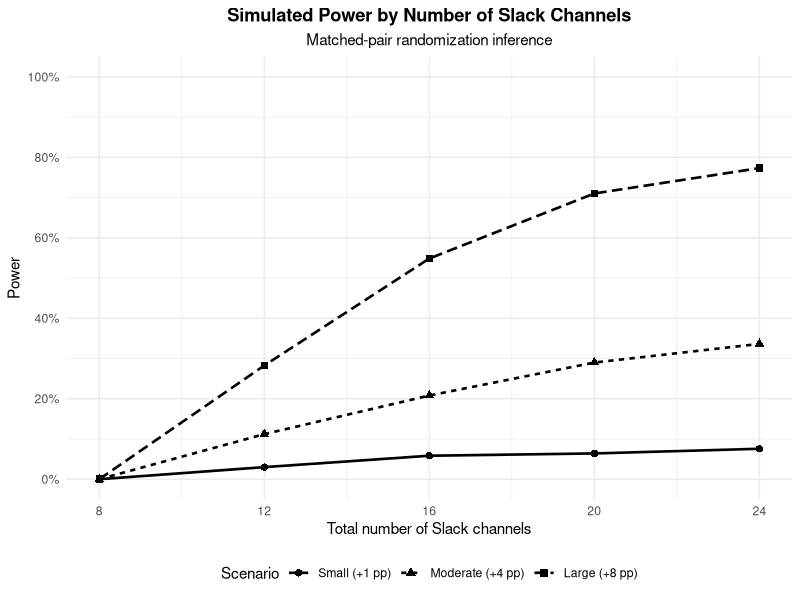

Here is the R script that generated this plot:
## ---- chunk 1
knitr::opts_chunk$set(
  echo = FALSE,
  message = FALSE,
  warning = FALSE
)

library(tidyverse)
library(knitr)
library(kableExtra)
## ---- chunk 2
channel_sizes <- tribble(
  ~year, ~term,     ~mids, ~mics,
   2026, "Fall",       41,    22,
   2026, "Summer",     34,    10,
   2026, "Spring",     67,    32,
   2025, "Fall",       95,    44,
   2025, "Summer",     59,    13,
   2025, "Spring",     51,    30,
   2024, "Fall",       77,    27,
   2024, "Summer",     38,    22,
   2024, "Spring",     66,    41,
   2023, "Fall",      145,    48,
   2023, "Summer",     53,    12,
   2023, "Spring",     83,    17
)

channel_sizes <- channel_sizes %>%
  mutate(
    mids = mids - 2,
    mics = mics - 2,
    cohort_age_terms = row_number()
  )

cohort_labels <- paste(channel_sizes$term, channel_sizes$year)

pair_template <- tibble(
  pair_within_program = 1:6,
  cohort_1 = cohort_labels[c(1, 3, 5, 7, 9, 11)],
  cohort_2 = cohort_labels[c(2, 4, 6, 8, 10, 12)]
)

mids_pairs <- pair_template %>%
  mutate(
    program = "MIDS",
    n_1 = channel_sizes$mids[c(1, 3, 5, 7, 9, 11)],
    n_2 = channel_sizes$mids[c(2, 4, 6, 8, 10, 12)],
    age_1 = channel_sizes$cohort_age_terms[c(1, 3, 5, 7, 9, 11)],
    age_2 = channel_sizes$cohort_age_terms[c(2, 4, 6, 8, 10, 12)]
  )

mics_pairs <- pair_template %>%
  mutate(
    program = "MICS",
    n_1 = channel_sizes$mics[c(1, 3, 5, 7, 9, 11)],
    n_2 = channel_sizes$mics[c(2, 4, 6, 8, 10, 12)],
    age_1 = channel_sizes$cohort_age_terms[c(1, 3, 5, 7, 9, 11)],
    age_2 = channel_sizes$cohort_age_terms[c(2, 4, 6, 8, 10, 12)]
  )

pair_data <- bind_rows(mids_pairs, mics_pairs) %>%
  mutate(
    program = factor(program, levels = c("MIDS", "MICS"))
  ) %>%
  arrange(program, pair_within_program)
## ---- chunk 3
channel_roster_table <- bind_rows(
  pair_data %>%
    transmute(
      Program = program,
      Pair = pair_within_program,
      Cohort = cohort_1,
      `Cohort age (terms)` = age_1,
      `Estimated Eligible Members` = n_1
    ),
  pair_data %>%
    transmute(
      Program = program,
      Pair = pair_within_program,
      Cohort = cohort_2,
      `Cohort age (terms)` = age_2,
      `Estimated Eligible Members` = n_2
    )
) %>%
  mutate(
    `Channel ID` = if_else(
      Program == "MIDS",
      `Cohort age (terms)`,
      `Cohort age (terms)` + 12
    )
  ) %>%
  arrange(`Channel ID`) %>%
  select(
    `Channel ID`,
    Program,
    Pair,
    Cohort,
    `Cohort age (terms)`,
    `Estimated Eligible Members`
  )

channel_roster_display <- channel_roster_table %>%
  mutate(
    Cohort = paste0("\\mbox{", Cohort, "}")
  ) %>%
  rename(
    `\\shortstack{Cohort age\\\\(terms)}` =
      `Cohort age (terms)`,
    `\\shortstack{Est. Eligible\\\\Members}` =
      `Estimated Eligible Members`
  )

kable(
  channel_roster_display,
  format = "latex",
  booktabs = TRUE,
  align = "ccclcc",
  escape = FALSE,
  caption = "Slack cohort channel matched pairs used for treatment randomization"
) %>%
  kable_styling(
    latex_options = "HOLD_position",
    position = "center"
  )
## ---- chunk 4
assignment_seed <- 241L
set.seed(assignment_seed)

assignment_by_pair <- pair_data %>%
  mutate(
    test_is_cohort_1 = rbinom(n(), size = 1, prob = 0.5) == 1,
    assignment_1 = if_else(test_is_cohort_1, "Test (AI)", "Control (Human)"),
    assignment_2 = if_else(test_is_cohort_1, "Control (Human)", "Test (AI)")
  )

assignment_table <- bind_rows(
  assignment_by_pair %>%
    transmute(
      Program = program,
      Pair = pair_within_program,
      Cohort = cohort_1,
      `Cohort age (terms)` = age_1,
      `Estimated Eligible Members` = n_1,
      Assignment = assignment_1
    ),
  assignment_by_pair %>%
    transmute(
      Program = program,
      Pair = pair_within_program,
      Cohort = cohort_2,
      `Cohort age (terms)` = age_2,
      `Estimated Eligible Members` = n_2,
      Assignment = assignment_2
    )
) %>%
  mutate(
    `Channel ID` = if_else(
      Program == "MIDS",
      `Cohort age (terms)`,
      `Cohort age (terms)` + 12
    )
  ) %>%
  arrange(`Channel ID`) %>%
  select(
    `Channel ID`,
    Program,
    Pair,
    Cohort,
    Assignment,
    `Cohort age (terms)`,
    `Estimated Eligible Members`
  )

pair_check <- assignment_table %>%
  count(Program, Pair, Assignment) %>%
  pivot_wider(
    names_from = Assignment,
    values_from = n,
    values_fill = 0
  )

stopifnot(
  all(pair_check$`Test (AI)` == 1),
  all(pair_check$`Control (Human)` == 1),
  sum(assignment_table$Assignment == "Test (AI)") == 12,
  sum(assignment_table$Assignment == "Control (Human)") == 12
)

expected_assignment <- c(
  "Test (AI)",
  "Control (Human)",
  "Control (Human)",
  "Test (AI)",
  "Control (Human)",
  "Test (AI)",
  "Test (AI)",
  "Control (Human)",
  "Test (AI)",
  "Control (Human)",
  "Test (AI)",
  "Control (Human)",
  "Test (AI)",
  "Control (Human)",
  "Control (Human)",
  "Test (AI)",
  "Test (AI)",
  "Control (Human)",
  "Control (Human)",
  "Test (AI)",
  "Test (AI)",
  "Control (Human)",
  "Test (AI)",
  "Control (Human)"
)

stopifnot(
  all(assignment_table$`Channel ID` == 1:24),
  identical(
    as.character(assignment_table$Assignment),
    expected_assignment
  )
)

assignment_table_display <- assignment_table %>%
  arrange(Program, `Channel ID`) %>%
  mutate(
    Cohort = paste0("\\mbox{", Cohort, "}"),
    Assignment = paste0("\\mbox{", Assignment, "}")
  ) %>%
  rename(
    `\\shortstack{Cohort age\\\\(terms)}` =
      `Cohort age (terms)`,
    `\\shortstack{Est. Eligible\\\\Members}` =
      `Estimated Eligible Members`
  )

kable(
  assignment_table_display,
  format = "latex",
  booktabs = TRUE,
  align = "ccclccc",
  escape = FALSE,
  caption = paste0(
    "Final randomized treatment assignment (seed = ",
    assignment_seed,
    ")"
  )
) %>%
  kable_styling(
    latex_options = "HOLD_position",
    position = "center"
  )
## ---- chunk 5
balance_summary <- assignment_table %>%
  group_by(Assignment) %>%
  summarise(
    `MIDS channels` = sum(Program == "MIDS"),
    `MICS channels` = sum(Program == "MICS"),
    `Avg cohort age (terms)` = mean(`Cohort age (terms)`),
    `Avg estimated eligible cohort size` =
      mean(`Estimated Eligible Members`),
    .groups = "drop"
  )

ai_summary <- balance_summary %>%
  filter(Assignment == "Test (AI)")

control_summary <- balance_summary %>%
  filter(Assignment == "Control (Human)")

balance_difference <- tibble(
  Assignment = "Diff. (Test - Control)",
  `MIDS channels` =
    ai_summary$`MIDS channels` - control_summary$`MIDS channels`,
  `MICS channels` =
    ai_summary$`MICS channels` - control_summary$`MICS channels`,
  `Avg cohort age (terms)` =
    ai_summary$`Avg cohort age (terms)` -
    control_summary$`Avg cohort age (terms)`,
  `Avg estimated eligible cohort size` =
    ai_summary$`Avg estimated eligible cohort size` -
    control_summary$`Avg estimated eligible cohort size`
)

percent_difference <- tibble(
  Assignment = "% Difference",
  `MIDS channels` =
    100 * (
      ai_summary$`MIDS channels` -
      control_summary$`MIDS channels`
    ) / control_summary$`MIDS channels`,
  `MICS channels` =
    100 * (
      ai_summary$`MICS channels` -
      control_summary$`MICS channels`
    ) / control_summary$`MICS channels`,
  `Avg cohort age (terms)` =
    100 * (
      ai_summary$`Avg cohort age (terms)` -
      control_summary$`Avg cohort age (terms)`
    ) / control_summary$`Avg cohort age (terms)`,
  `Avg estimated eligible cohort size` =
    100 * (
      ai_summary$`Avg estimated eligible cohort size` -
      control_summary$`Avg estimated eligible cohort size`
    ) / control_summary$`Avg estimated eligible cohort size`
)

balance_table <- bind_rows(
  balance_summary,
  balance_difference,
  percent_difference
)

balance_table_display <- balance_table %>%
  mutate(
    `MIDS channels` = if_else(
      Assignment == "% Difference",
      paste0(round(`MIDS channels`, 1), "%"),
      as.character(round(`MIDS channels`, 1))
    ),
    `MICS channels` = if_else(
      Assignment == "% Difference",
      paste0(round(`MICS channels`, 1), "%"),
      as.character(round(`MICS channels`, 1))
    ),
    `Avg cohort age (terms)` = if_else(
      Assignment == "% Difference",
      paste0(round(`Avg cohort age (terms)`, 1), "%"),
      as.character(round(`Avg cohort age (terms)`, 2))
    ),
    `Avg estimated eligible cohort size` = if_else(
      Assignment == "% Difference",
      paste0(round(`Avg estimated eligible cohort size`, 1), "%"),
      as.character(round(`Avg estimated eligible cohort size`, 1))
    )
  )

balance_table_transposed <- balance_table_display %>%
  pivot_longer(
    cols = -Assignment,
    names_to = "Metric",
    values_to = "Value"
  ) %>%
  pivot_wider(
    names_from = Assignment,
    values_from = Value
  )

kable(
  balance_table_transposed,
  format = "latex",
  booktabs = TRUE,
  align = "lcccc",
  caption = "Covariate balance between Test (AI) and Control (Human) assignments"
) %>%
  kable_styling(
    latex_options = "HOLD_position",
    position = "center"
  )
## ---- chunk 6
set.seed(123)

alpha <- 0.05
n_sims <- 3000L

pairs_per_program_values <- 2:6
total_channels_values <- 4 * pairs_per_program_values
max_channels <- max(total_channels_values)

scenarios <- tibble(
  scenario = factor(
    c("Small", "Moderate", "Large"),
    levels = c("Small", "Moderate", "Large")
  ),
  p_control = c(0.10, 0.10, 0.10),
  p_ai = c(0.11, 0.14, 0.18)
) %>%
  mutate(
    effect_ai_pp = 100 * (p_ai - p_control)
  )

# Preserve the existing simulation row order for reproducibility of the
# Monte Carlo results while using the same canonical design data above.
simulation_pair_data <- pair_data %>%
  arrange(as.character(program), pair_within_program)

make_sign_matrix <- function(n_pairs) {
  as.matrix(
    expand.grid(
      rep(list(c(-1, 1)), n_pairs)
    )
  )
}

total_pairs_values <- 2 * pairs_per_program_values

sign_matrices <- setNames(
  lapply(total_pairs_values, make_sign_matrix),
  total_pairs_values
)
## ---- chunk 7
scenario_table <- scenarios %>%
  transmute(
    Scenario = scenario,
    `Human control` = paste0(round(100 * p_control), "%"),
    AI = paste0(round(100 * p_ai), "%"),
    `AI effect` = paste0("+", effect_ai_pp, " pp")
  )

kable(
  scenario_table,
  align = "lccc",
  caption = "Response probabilities used in the three power-analysis scenarios"
)
## ---- chunk 8
simulate_once <- function(
    pair_subset,
    p_control,
    p_ai,
    sign_matrix
) {

  n_pairs <- nrow(pair_subset)
  pair_differences <- numeric(n_pairs)

  for (j in seq_len(n_pairs)) {

    ai_is_channel_1 <- rbinom(1, size = 1, prob = 0.5) == 1

    if (ai_is_channel_1) {

      responses_1 <- rbinom(
        1,
        size = pair_subset$n_1[j],
        prob = p_ai
      )

      responses_2 <- rbinom(
        1,
        size = pair_subset$n_2[j],
        prob = p_control
      )

      rate_ai <- responses_1 / pair_subset$n_1[j]
      rate_control <- responses_2 / pair_subset$n_2[j]

    } else {

      responses_1 <- rbinom(
        1,
        size = pair_subset$n_1[j],
        prob = p_control
      )

      responses_2 <- rbinom(
        1,
        size = pair_subset$n_2[j],
        prob = p_ai
      )

      rate_control <- responses_1 / pair_subset$n_1[j]
      rate_ai <- responses_2 / pair_subset$n_2[j]
    }

    pair_differences[j] <- rate_ai - rate_control
  }

  t_observed <- mean(pair_differences)

  permutation_statistics <- as.vector(
    sign_matrix %*% pair_differences
  ) / n_pairs

  p_value <- mean(
    abs(permutation_statistics) >= abs(t_observed) - 1e-12
  )

  return(p_value)
}


results_list <- list()
row_id <- 1L

for (s in seq_len(nrow(scenarios))) {

  for (pairs_per_program in pairs_per_program_values) {

    pair_subset <- simulation_pair_data %>%
      filter(pair_within_program <= pairs_per_program)

    n_pairs <- nrow(pair_subset)
    n_channels <- 2 * n_pairs

    sign_matrix <- sign_matrices[[as.character(n_pairs)]]

    p_values <- replicate(
      n_sims,
      simulate_once(
        pair_subset = pair_subset,
        p_control = scenarios$p_control[s],
        p_ai = scenarios$p_ai[s],
        sign_matrix = sign_matrix
      )
    )

    results_list[[row_id]] <- tibble(
      scenario = scenarios$scenario[s],
      total_channels = n_channels,
      matched_pairs = n_pairs,
      total_members = sum(pair_subset$n_1 + pair_subset$n_2),
      power = mean(p_values <= alpha),
      valid_simulations = length(p_values)
    )

    row_id <- row_id + 1L
  }
}

power_results <- bind_rows(results_list)
## ---- chunk 9
ggplot(
  power_results,
  aes(
    x = total_channels,
    y = power,
    group = scenario,
    linetype = scenario,
    shape = scenario
  )
) +
  geom_line(linewidth = 0.9) +
  geom_point(size = 2.2) +
  scale_linetype_discrete(
    labels = c(
      "Small (+1 pp)",
      "Moderate (+4 pp)",
      "Large (+8 pp)"
    )
  ) +
  scale_shape_discrete(
    labels = c(
      "Small (+1 pp)",
      "Moderate (+4 pp)",
      "Large (+8 pp)"
    )
  ) +
  scale_y_continuous(
    limits = c(0, 1.0),
    breaks = seq(0, 1.0, by = 0.20),
    labels = function(x) paste0(round(100 * x), "%")
  ) +
  scale_x_continuous(
    breaks = total_channels_values
  ) +
  labs(
    title = "Simulated Power by Number of Slack Channels",
    subtitle = "Matched-pair randomization inference",
    x = "Total number of Slack channels",
    y = "Power",
    linetype = "Scenario",
    shape = "Scenario"
  ) +
  theme_minimal(base_size = 11) +
  theme(
    legend.position = "bottom",
    plot.title = element_text(face = "bold", hjust = 0.5),
    plot.subtitle = element_text(hjust = 0.5)
  )
